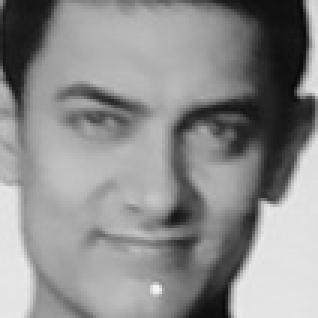
#> input picture FRAS/TrainingImage/Aamir.3.12.jpg, 106 x 106 px, given in place of the camera (shown 3 times larger)
$ python main.py
#> lines starting #> are read from the running program, lines starting #| are printed output that depends on the picture; after the words box and inside, x2 and y2 are one past the last pixel; in counts of white or black regions, pixels touching at a corner belong together
#> the answer given: 1
### FRAS/check_camera.py

def camer():
    import cv2

    # Load the cascade
    face_cascade = cv2.CascadeClassifier('haarcascade_frontalface_default.xml')

    # To capture video from webcam.
    cap = cv2.VideoCapture(0)

    while True:
        # Read the frame
        _, img = cap.read()
#> img is the input picture: shape (106, 106, 3); min 7, max 246, mean 140.5

        # Convert to grayscale
        gray = cv2.cvtColor(img, cv2.COLOR_BGR2GRAY)

        # Detect the faces
        faces = face_cascade.detectMultiScale(gray, 1.3, 5, minSize=(30, 30),flags = cv2.CASCADE_SCALE_IMAGE)
#> faces = [[10, 9, 86, 86]]

        # Draw the rectangle around each face
        for (x, y, w, h) in faces:
            cv2.rectangle(img, (x, y), (x + w, y + h), (10,159,255), 2)
#> this loop made 1 pass
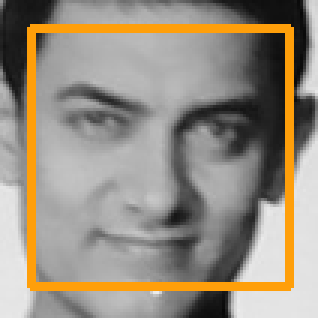
#> img: shape (106, 106, 3) (shown 3 times larger); 9.15% of pixels changed, all inside (x1, y1, x2, y2) = (9, 8, 98, 97)


        # Display
        cv2.imshow('Webcam Check', img)

        # Stop if escape key is pressed
        if cv2.waitKey(1) & 0xFF == ord('q'):
#> (key q is pressed here)
            break

    # Release the VideoCapture object
    cap.release()
    cv2.destroyAllWindows()

### FRAS/main.py
import os  # accessing the os functions
import check_camera
import Capture_Image
import Train_Image
import Recognize
import time


# creating the title bar function

def title_bar():
    os.system('cls')  # for windows

    # title of the program

    print("\t**********************************************")
    print("\t***** Face Recognition Attendance System *****")
    print("\t**********************************************")


# creating the user main menu function

def mainMenu():
    title_bar()
    print()
    print(10 * "*", "WELCOME MENU", 10 * "*")
    print("[1] Check Camera")
    print("[2] Capture Faces")
    print("[3] Train Images")
    print("[4] Recognize & Attendance")
    print("[5] Auto Mail")
    print("[6] Quit")

    while True:
        try:
            choice = int(input("Enter Choice: "))
        except ValueError:
            print("Invalid Choice. Enter 1-6\n Try Again")
        except Exception as e:
            print(str(e))
        else:
            try:
                if choice == 1:
                    checkCamera()
                elif choice == 2:
                    CaptureFaces()
                elif choice == 3:
                    Trainimages()
                elif choice == 4:
                    RecognizeFaces()
                elif choice == 5:
                    os.system("py automail.py")
                    mainMenu()
                elif choice == 6:
                    print("Thank You")
                    break
                else:
                    print("Invalid Choice. Enter 1-6")
                    time.sleep(1)
                    mainMenu()
            except Exception as e:
                print("Some Error occurred! - ", str(e))


# ---------------------------------------------------------
# calling the camera test function from check camera.py file

def checkCamera():
    check_camera.camer()
    input("Enter any key to return main menu")
    mainMenu()
#> the answer given: 1
#> the loop in camer (call 2), `for (x, y, w, h) in faces:` made 1 pass
#> (key Esc is pressed here)
#> the answer given: 1


# --------------------------------------------------------------
# calling the take image function form capture image.py file

def CaptureFaces():
    Capture_Image.takeImages()
    input("Enter any key to return main menu")
    mainMenu()


# -----------------------------------------------------------------
# calling the train images from train_images.py file

def Trainimages():
    Train_Image.TrainImages()
    input("Enter any key to return main menu")
    mainMenu()


# --------------------------------------------------------------------
# calling the recognize_attendance from recognize.py file

def RecognizeFaces():
    Recognize.recognize_attendence()
    input("Enter any key to return main menu")
    mainMenu()


# ---------------main driver ------------------
#> (the run stopped early here; a loop or call above may not have finished)

$ run again, on FRAS/TrainingImage/Aamir.3.15.jpg
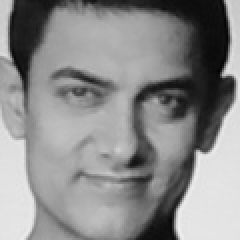
#> input picture FRAS/TrainingImage/Aamir.3.15.jpg, 120 x 120 px, given in place of the camera (shown 2 times larger)
#> in camer, img is the input picture: shape (120, 120, 3); min 2, max 241, mean 138.8
#> faces = [[14, 12, 93, 93]]
#> the loop in camer, `for (x, y, w, h) in faces:` made 1 pass
#> after the loop in camer, `for (x, y, w, h) in faces:`:
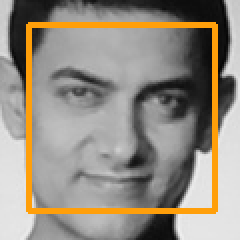
#> img: shape (120, 120, 3) (shown 2 times larger); 7.72% of pixels changed, all inside (x1, y1, x2, y2) = (13, 11, 109, 107)
#> the loop in camer (call 2), `for (x, y, w, h) in faces:` made 1 pass
